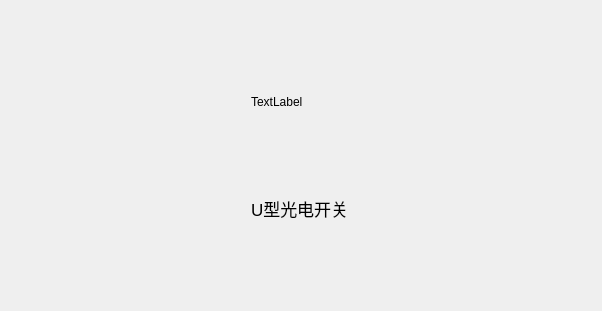
<?xml version="1.0" encoding="UTF-8"?>
<ui version="4.0">
 <class>MainWindow</class>
 <widget class="QMainWindow" name="MainWindow">
  <property name="geometry">
   <rect>
    <x>0</x>
    <y>0</y>
    <width>602</width>
    <height>311</height>
   </rect>
  </property>
  <property name="windowTitle">
   <string>MainWindow</string>
  </property>
  <widget class="QWidget" name="centralWidget">
   <layout class="QGridLayout" name="gridLayout">
    <item row="0" column="0">
     <layout class="QVBoxLayout" name="verticalLayout">
      <property name="leftMargin">
       <number>100</number>
      </property>
      <property name="rightMargin">
       <number>100</number>
      </property>
      <item>
       <layout class="QGridLayout" name="gridLayout_2">
        <item row="0" column="0">
         <widget class="QLabel" name="m_label_Opte">
          <property name="maximumSize">
           <size>
            <width>100</width>
            <height>100</height>
           </size>
          </property>
          <property name="text">
           <string>TextLabel</string>
          </property>
         </widget>
        </item>
        <item row="1" column="0">
         <widget class="QLabel" name="label_2">
          <property name="maximumSize">
           <size>
            <width>100</width>
            <height>100</height>
           </size>
          </property>
          <property name="font">
           <font>
            <pointsize>13</pointsize>
           </font>
          </property>
          <property name="text">
           <string>U型光电开关</string>
          </property>
         </widget>
        </item>
       </layout>
      </item>
     </layout>
    </item>
   </layout>
  </widget>
 </widget>
 <layoutdefault spacing="6" margin="11"/>
 <resources/>
 <connections/>
</ui>
